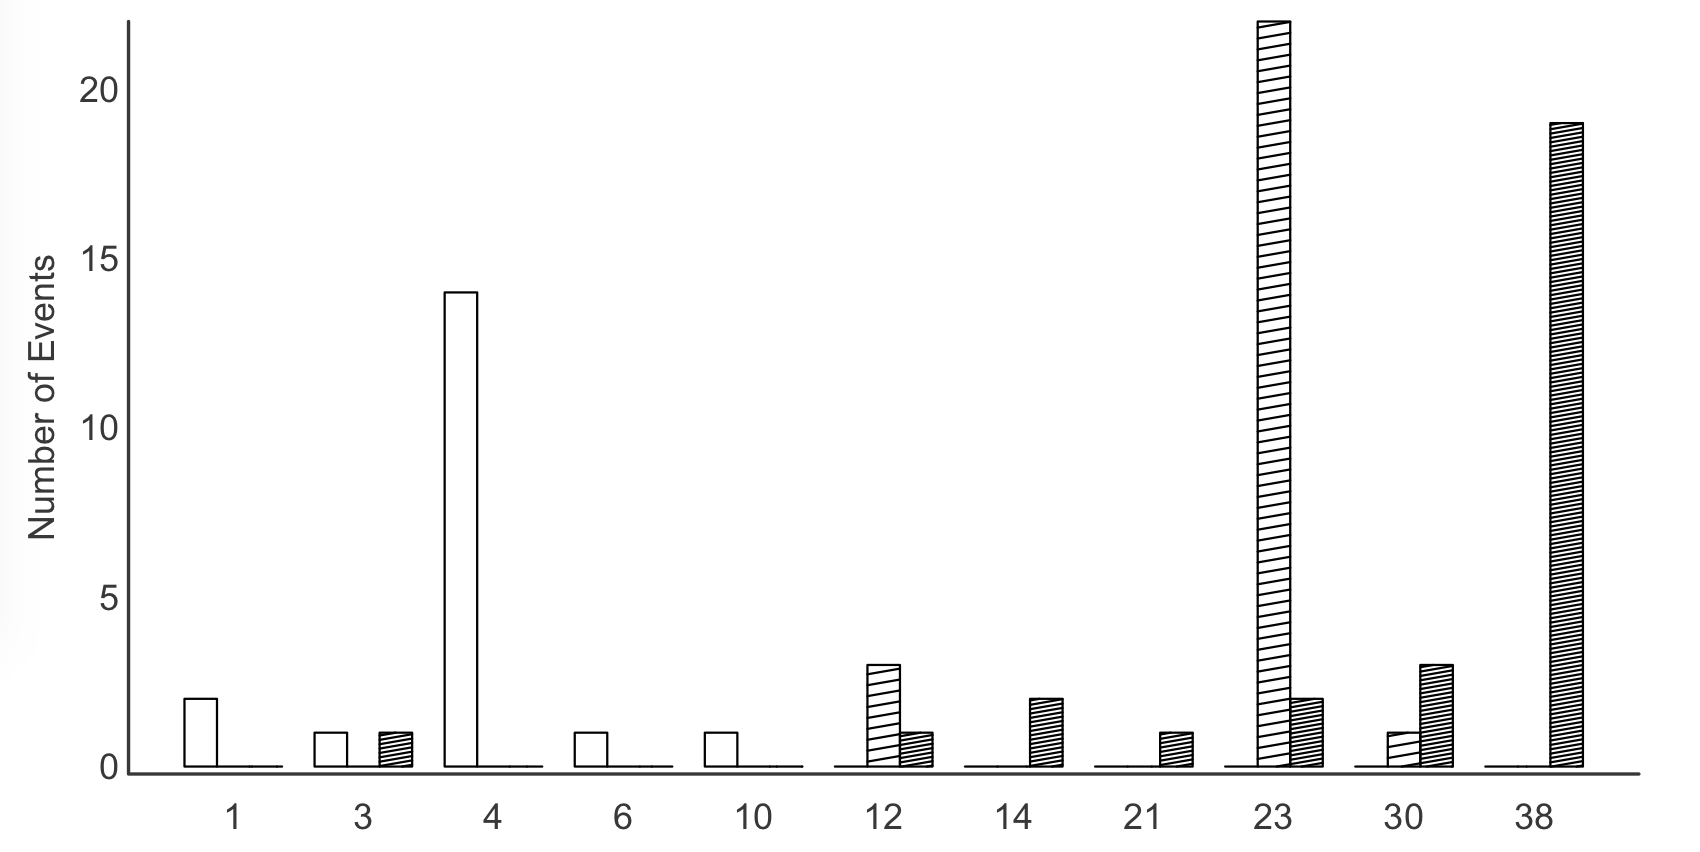

Reproduce this figure in R.
## Results from running event detection on 10, 30 and 50 topic models respectively
nevents10 = c(2, 0, 1, 14, 0, 1, 0, 0, 0, 1,  rep(0, 40))
nevents30 = c(0, 0, 0, 0, 0, 0, 0, 0, 0, 0, 0, 3, 0, 0, 0, 0, 0, 0, 0, 0, 0, 0, 
              22, 0, 0, 0, 0, 0, 0, 1,  rep(0, 20))
nevents50 = c(0, 0, 1, 0, 0, 0, 0, 0, 0, 0, 0, 1, 0, 2, 0, 0, 0, 0, 0, 0, 1, 0, 
              2, 0, 0, 0, 0, 0, 0, 3, 0, 0, 0, 0, 0, 0, 0, 19, 0, 0, 0, 0, 0, 0, 
              0, 0, 0, 0, 0, 0)

mat           = cbind(nevents10, nevents30, nevents50)
mat           = t(mat)
colnames(mat) = c(1:50)
mat           = mat[, colSums(mat) != 0]

dev.new(width = 8, height = 4)
par(mar = c(2, 3.1, 0.5, 2.1), mfrow = c(1, 1))

barplot(mat, beside = TRUE, col = 1, lwd = 1:2, angle = c(10), 
        density = c(0, 20, 50), xaxt = "n", yaxt = "n", yaxs = "i")

box(lwd = 1.5, bty  = "l", col = "gray22")

axis(1, at = seq(2, 44, by=4) + 0.5,
labels     = colnames(mat),
cex.axis   = 1,
las        = 1,
col.axis   = "gray22",
tick       = FALSE,
line       = -0.5)

axis(side     = 2, 
     tick     = FALSE, 
     cex.lab  = 1, 
     line     = -0.8, 
     col.axis = "gray22",
     las      = 1)

mtext("Number of Events", 
      side = 2,
      line = 1.5, 
      cex  = 1, 
      col  = "gray22",
      las  = 3)
